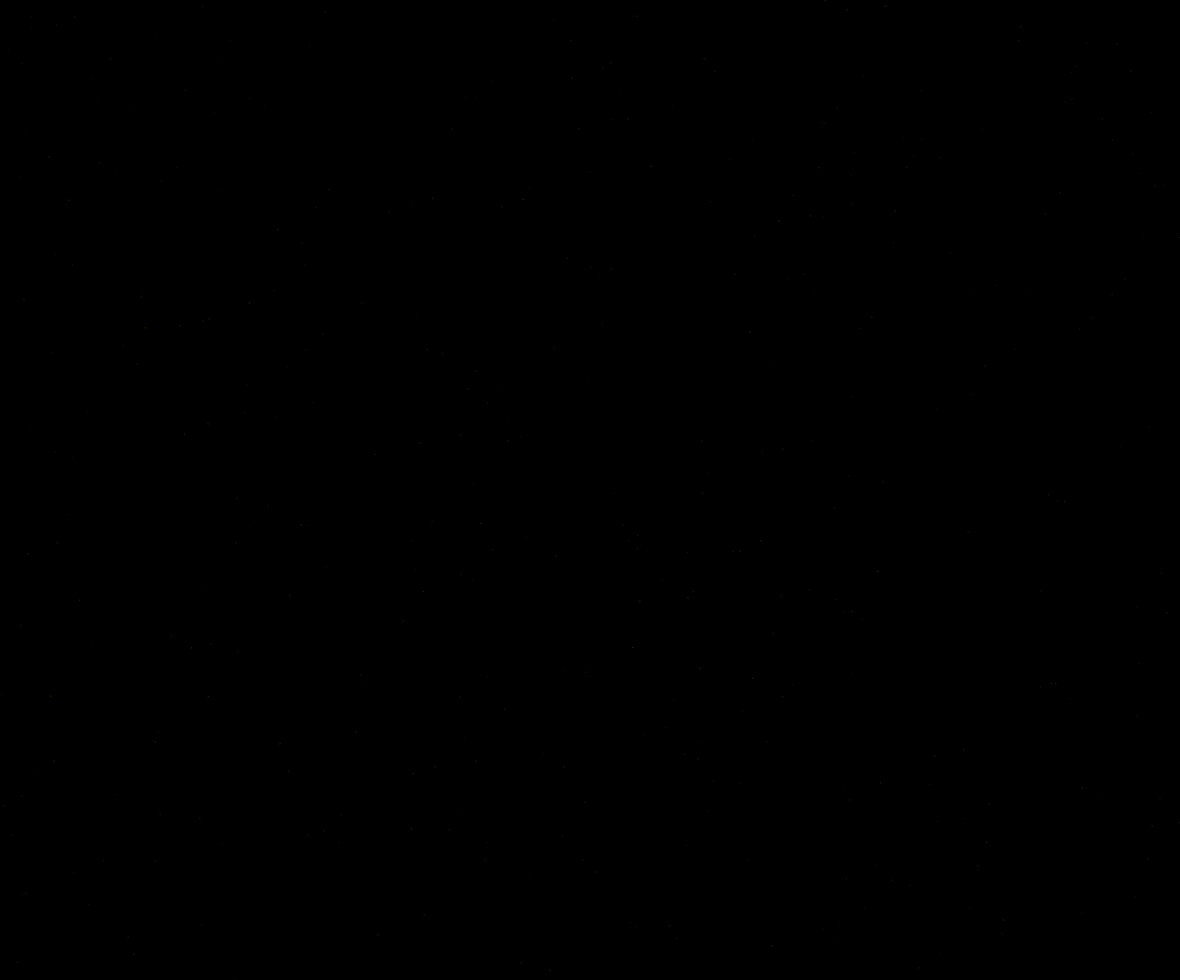
Frame 1 (no input)
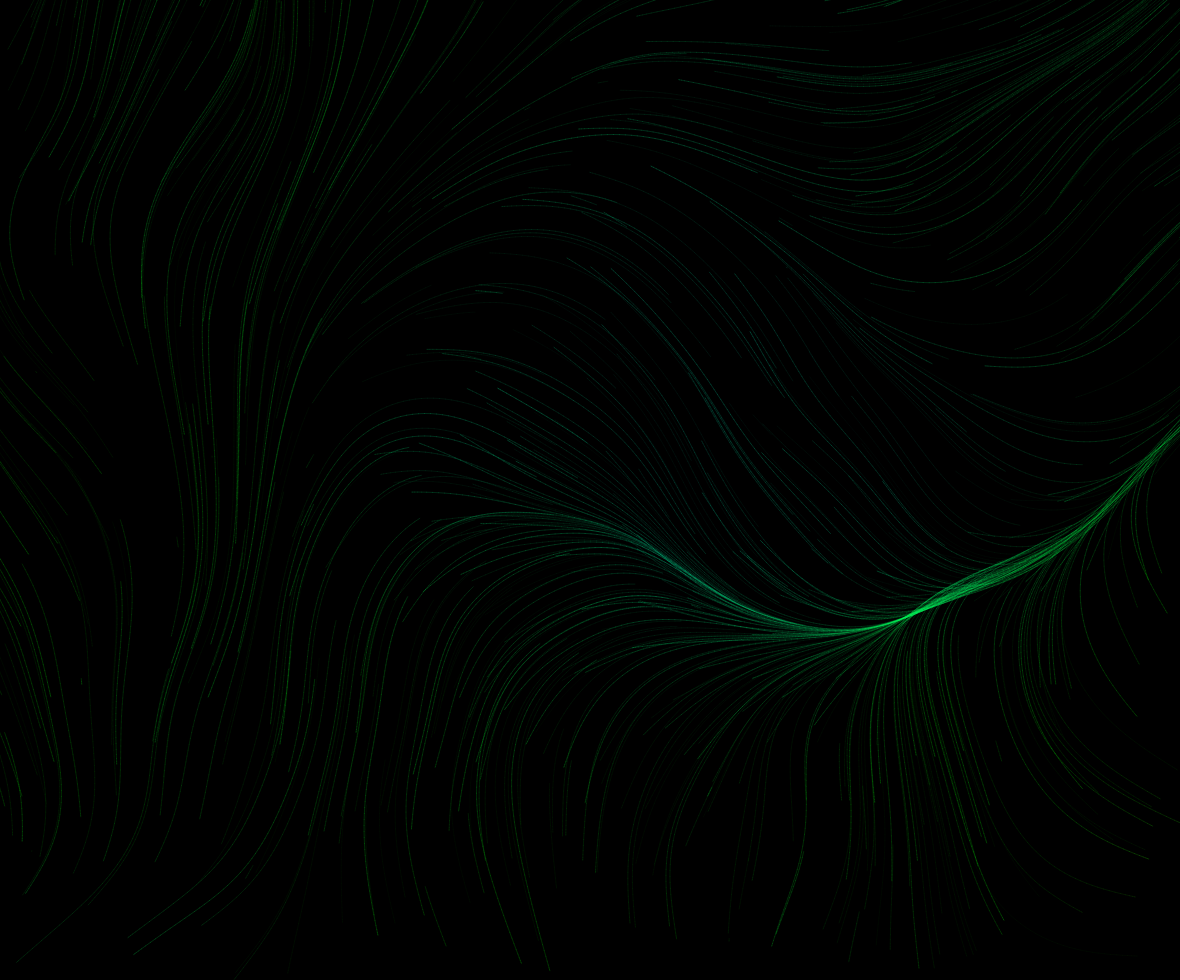
Frame 60 (no input)
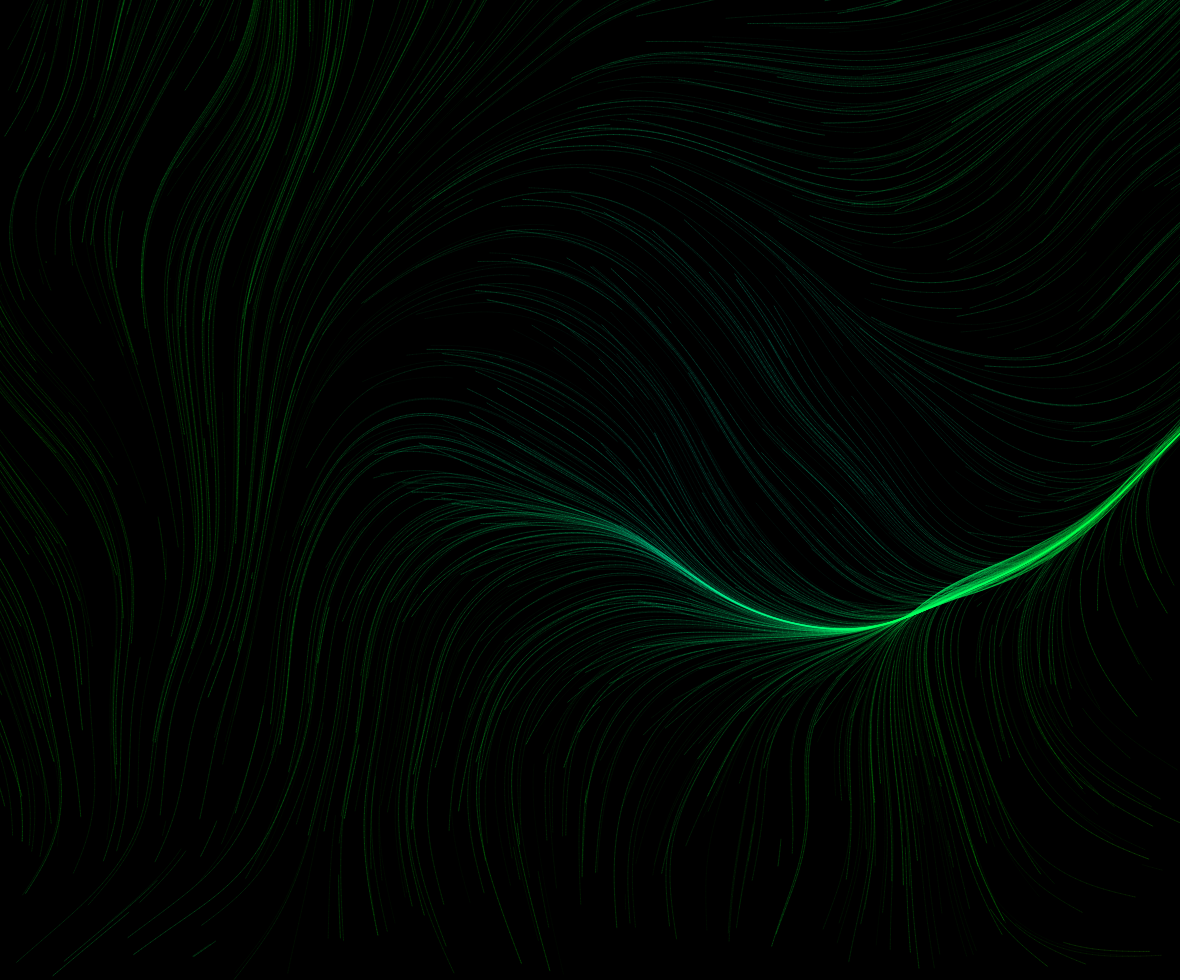
Frame 120 (the mouse pressed at the canvas centre since frame 60)

The p5.js sketch that drew these frames (run headless with seeded random() and noise() and a simulated clock; from frame 60 on, the mouse is pressed at the canvas centre):

// p5.js sketch
// ── sketch.js
function Particle() {
    this.pos = createVector(random(width), random(height));
    this.prevPos = this.pos.copy();
    this.vel = createVector(0, 0);
    this.acc = createVector(0, 0);
    
    this.hue = 0;
    this.alpha = pow(random(0.5, 1), 3) * 50;
    
    this.update = function() {
        this.vel.add(this.acc);
        this.vel.limit(maxspeed);
        this.pos.add(this.vel);
        this.acc.mult(0);
    }

    this.applyForce = function(force) {
        this.vel.add(force);
    }
    this.calculateForce = function() {
        let force = noise(this.pos.x*scl+xMove,this.pos.y*scl+yMove);
        
        this.hue = force * hueMultiplier + hueStart;
        this.acc.add(p5.Vector.fromAngle(force * accMultiplier));
    }
    this.show = function() {
        stroke(this.hue % 256, 255, 255, this.alpha);
        line(this.pos.x, this.pos.y, this.prevPos.x, this.prevPos.y);
        
        this.prevPos = this.pos.copy();
    }
    
    this.edges = function() {
        if (this.pos.x > width || this.pos.x < 0 || 
            this.pos.y > height || this.pos.y < 0) {
            this.pos = createVector(random(width), random(height));
            this.vel = createVector(0, 0);
            
            this.prevPos = this.pos.copy();
        }
    }
}

var scl = 0.001;
var particleCount = 500;   

const maxspeed = 6;
const accMultiplier = 4 * Math.PI;
let hueMultiplier; 
let hueStart;

var xMove;
var yMove;

var particles = [];

function setup() {
    createCanvas(windowWidth - 20, windowHeight - 20);
    colorMode(HSB, 255);

    resetCanvas();
}

function draw() {
    for(var i=0; i<particles.length; i++) {
        particles[i].calculateForce();  
        particles[i].update(); 
        particles[i].show();
        particles[i].edges();
    }
}
function setParticles(num) {
    particles = [];
    for(let i = 0; i<num; i++) {
        particles.push(new Particle());
    }
}
function resetCanvas() {
    let seed = floor(random(1000000));
    console.log("seed: " + seed);
    randomSeed(seed);
    noiseSeed(seed);
    
    setParticles(particleCount); 
    background(0);
    hueStart = random(256);
    hueMultiplier = random(100, 350);
    xMove = random(2000);
    yMove = random(2000);
}

function keyPressed() {
    if(keyCode == 82) { // R
        resetCanvas();
    } else if(keyCode == 70) { // F 
        let fs = fullscreen();
        fullscreen(!fs);
    }
}
